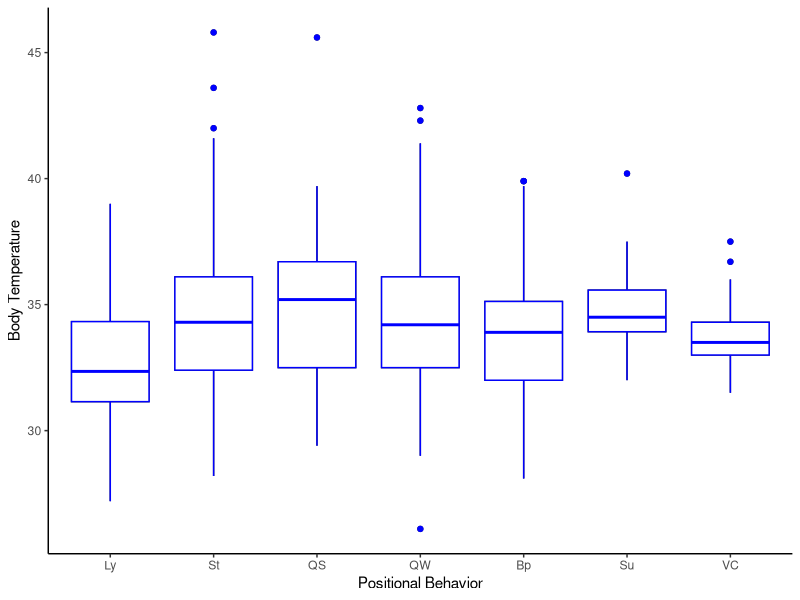
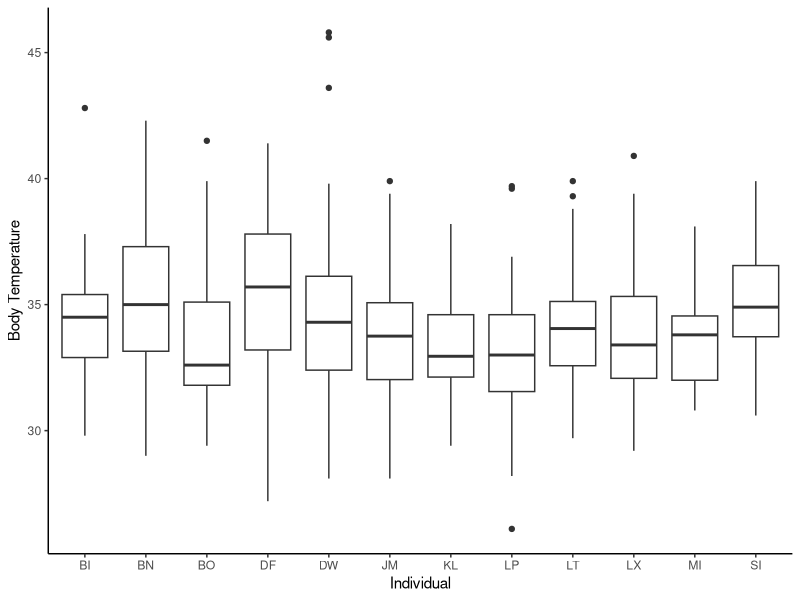
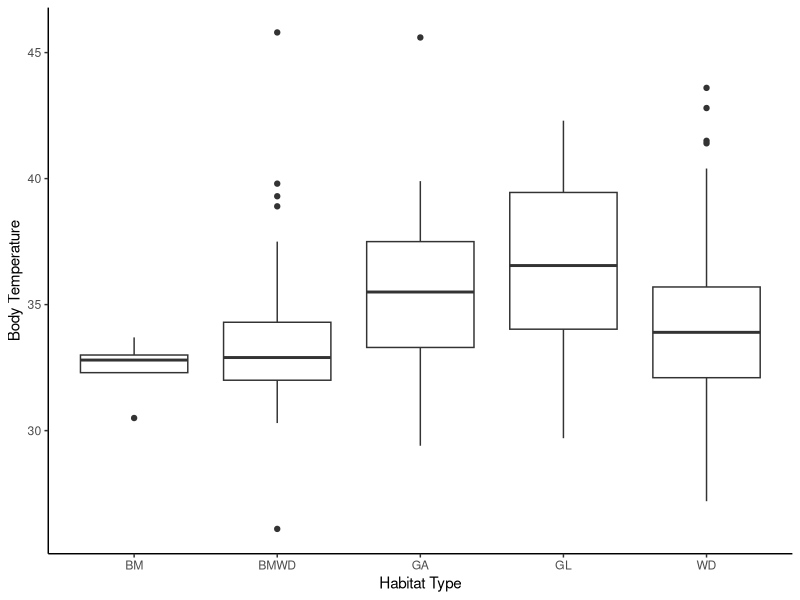
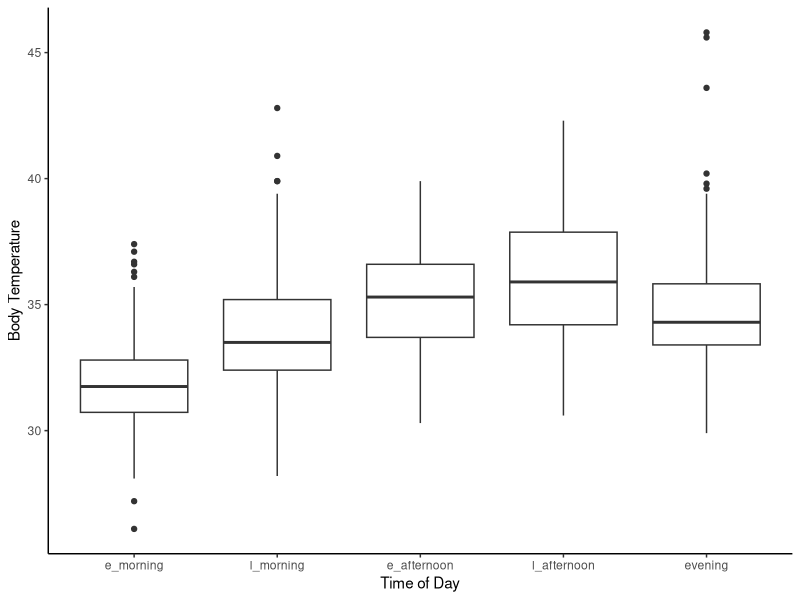
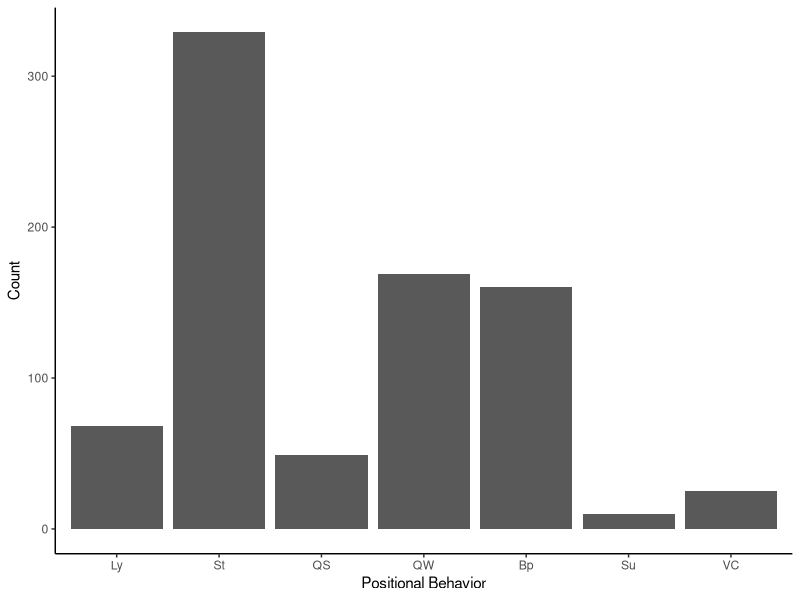
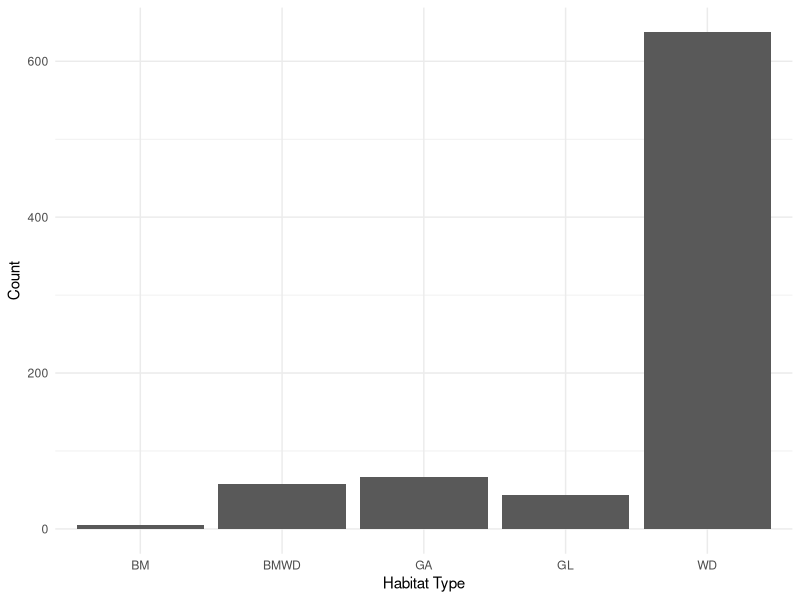
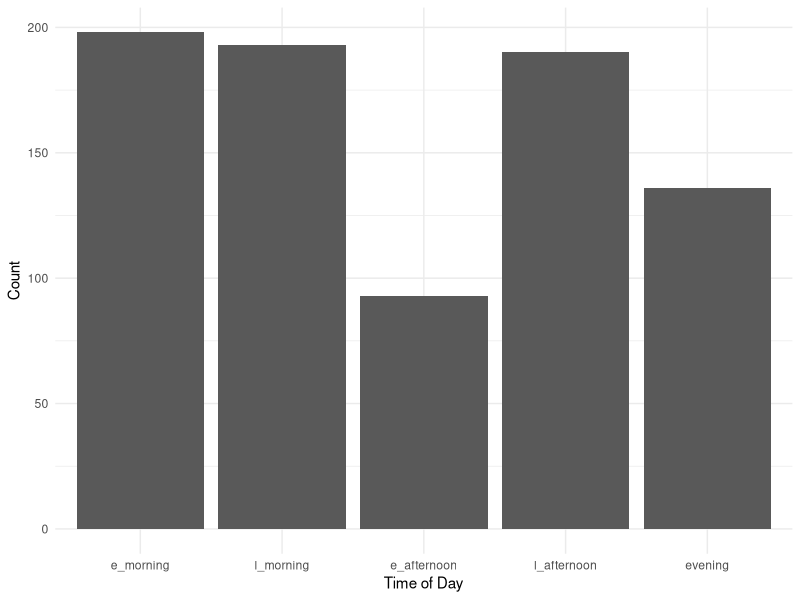
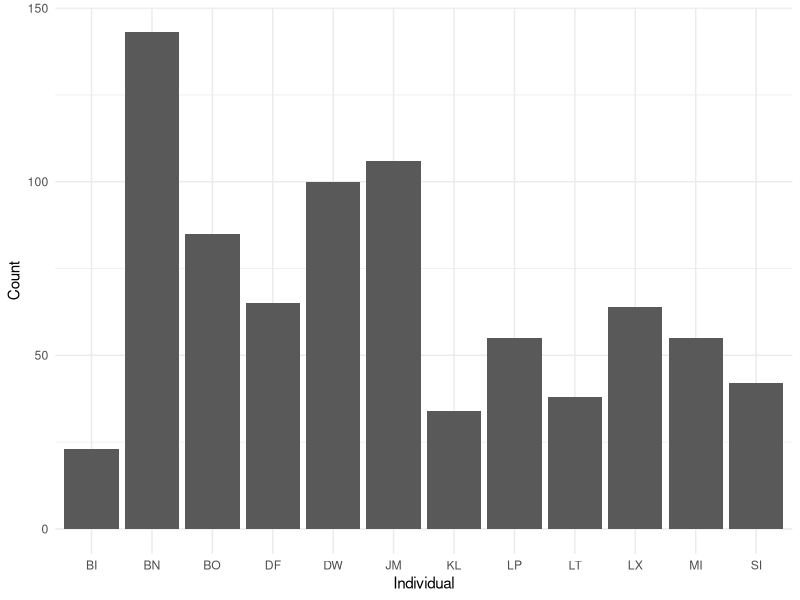

Write the R code that produced these figures, in order. (Note: this script raises an error after producing the figures.)
# load libraries
library(tidyverse) 
library(readr) 
library(lubridate)
library(magrittr)
library(ggplot2)
library(car)
library(emmeans)
library(lme4)

##read in data
prelim_tidy <- read_csv("_data/_tidy/prelim_data_tidycols.csv")
View(prelim_tidy)

#Omit any missing values:
summary(is.na(prelim_tidy))

prelim_temp<-na.omit(prelim_tidy)
View(prelim_temp)

#Combine positional behaviors into smaller categories
# suspensory = Cb, Br & QM
#Vertical climb and cling together
prelim_temp$pos_beh[prelim_temp$pos_beh == "Cb"] <- "Su"
prelim_temp$pos_beh[prelim_temp$pos_beh == "Br"] <- "Su"
prelim_temp$pos_beh[prelim_temp$pos_beh == "QM"] <- "Su"
prelim_temp$pos_beh[prelim_temp$pos_beh == "Sq"] <- "St"
prelim_temp$pos_beh[prelim_temp$pos_beh == "Vci"] <- "VC"
prelim_temp$pos_beh[prelim_temp$pos_beh == "Abp"] <- "Bp"
prelim_temp$pos_beh[prelim_temp$pos_beh == "BpS"] <- "Bp"
prelim_temp$pos_beh[prelim_temp$pos_beh == "BpW"] <- "Bp"

############
##re-order levels
prelim_temp$time_od <- factor(prelim_temp$time_od, levels = c("e_morning", "l_morning", "e_afternoon", "l_afternoon", "evening"))
prelim_temp$pos_beh <- factor(prelim_temp$pos_beh, levels = c("Ly", "St", "QS", "QW", "Bp", "Su", "VC"))


##plotting
ggplot(prelim_temp, aes(pos_beh, therm_t)) +
  geom_boxplot() + labs(x="Positional Behavior", y="Body Temperature") +
  theme_classic() + geom_boxplot(fill = "white", colour = "blue")

ggplot(prelim_temp, aes(individual, therm_t)) +
  geom_boxplot() + labs(x="Individual", y="Body Temperature") +
  theme_classic()

ggplot(prelim_temp, aes(hab_type, therm_t)) +
  geom_boxplot() + labs(x="Habitat Type", y="Body Temperature") +
  theme_classic()

ggplot(prelim_temp, aes(time_od, therm_t)) +
  geom_boxplot() + labs(x="Time of Day", y="Body Temperature") +
  theme_classic()

##counts
ggplot(prelim_temp, aes(pos_beh))+
  geom_bar(stat="count") + labs(x="Positional Behavior", y="Count") +
  theme_classic()  

ggplot(prelim_temp, aes(hab_type))+
  geom_bar(stat="count") + labs(x="Habitat Type", y="Count")+
  theme_minimal()    ###can I combine bamboo with bamboo woodland?

ggplot(prelim_temp, aes(time_od))+
  geom_bar(stat="count") + labs(x="Time of Day", y="Count")+
  theme_minimal()

ggplot(prelim_temp, aes(individual))+
  geom_bar(stat="count") + labs(x="Individual", y="Count")+
  theme_minimal()

ggplot(prelim_temp, aes(sun))+
  geom_histogram()

###model plotting
m1 <- lmer(therm_t ~ pos_beh + time_od + sun + date + hab_type + 
       (1|individual), data = prelim_temp)

###
prelim_temp$pred <- predict(m1, type="response")


##attempting to follow tutorial but got too confused....
preddata <- with(prelim_temp, expand.grid(pos_beh = levels(pos_beh), time_od = levels(time_od),
                                          sun = levels(sun), date = levels(date), hab_type = levels(hab_type)))

mm <- model.matrix(~pos_beh + time_od + sun + date + hab_type)

pframe2 <- data.frame(preddata,eta=mm%*%fixef(m1))
pvar1 <- diag(mm %*% tcrossprod(vcov(m1),mm))
tvar1 <- pvar1+VarCorr(m1)$individual
